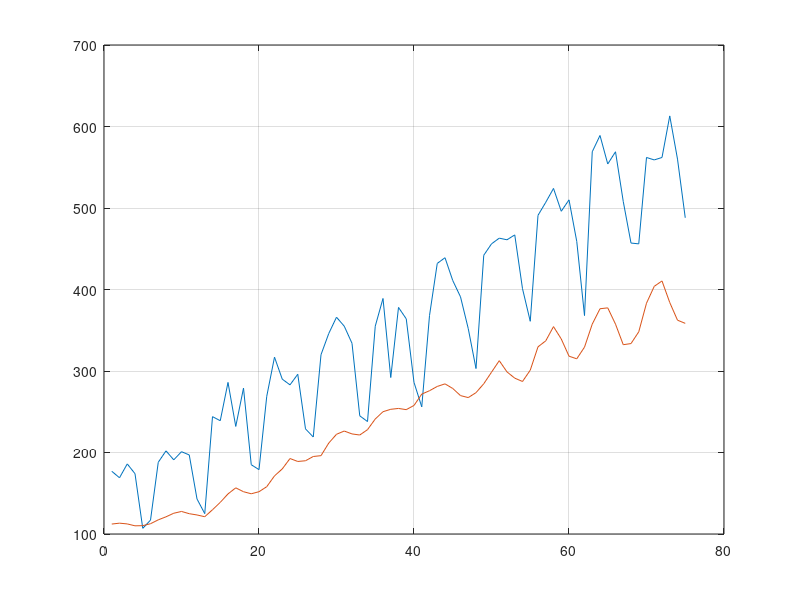
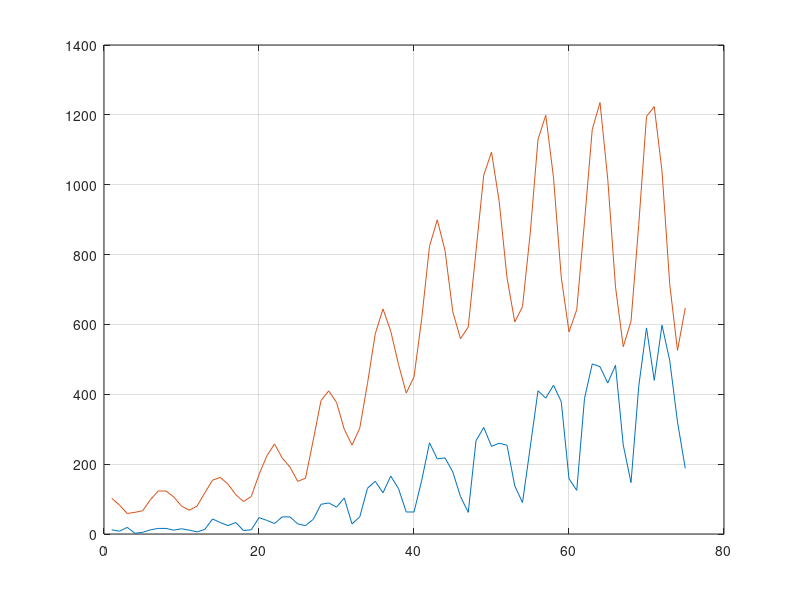
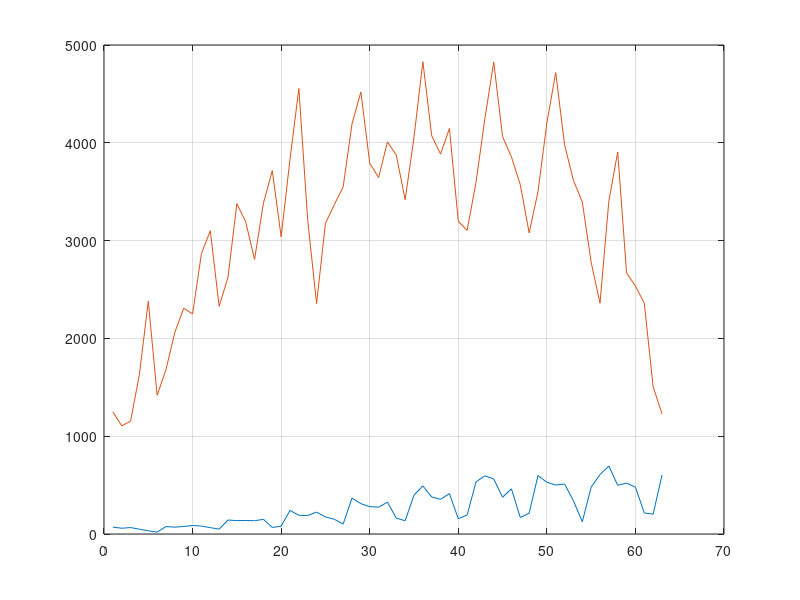
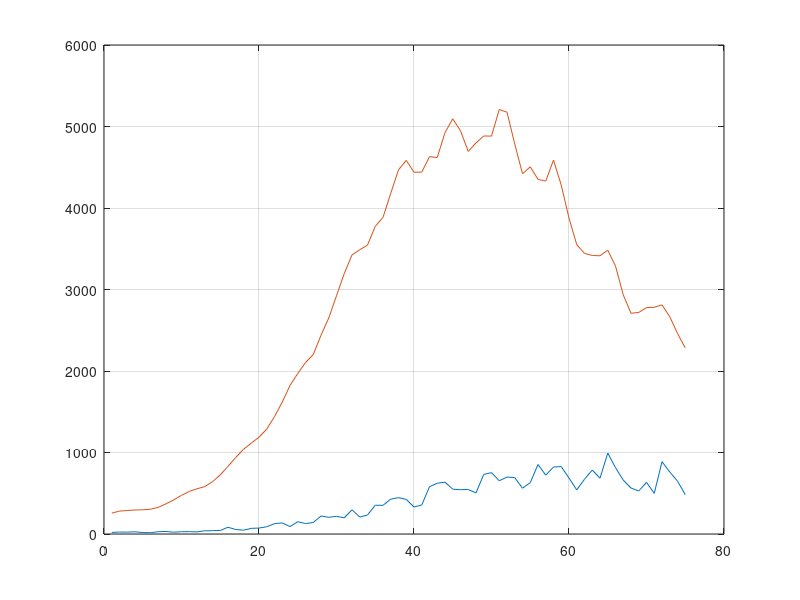

MATLAB code for these plots, in order:
close all;
clear all;
 
country = load("countries_second_wave.mat");
countries = country.countries_second_wave;
B = load("B1");
B = B.B1;


X = cell(6,1);
estimated_deaths=cell(6,1);
for i=1:6
    deaths = countries{i,2}(1+20:end);
    X{i} = ones(length(deaths),1);
    for tau=0:20
        X{i} = [X{i}  countries{i,1}(1+tau:end-20+tau)'];
    end
    estimated_deaths{i} = X{i}*B(:,i);
end
for i=1:6
figure
plot(countries{i,2}(1+20:end))
hold on;
plot(estimated_deaths{i}')
grid on;
hold off;
end